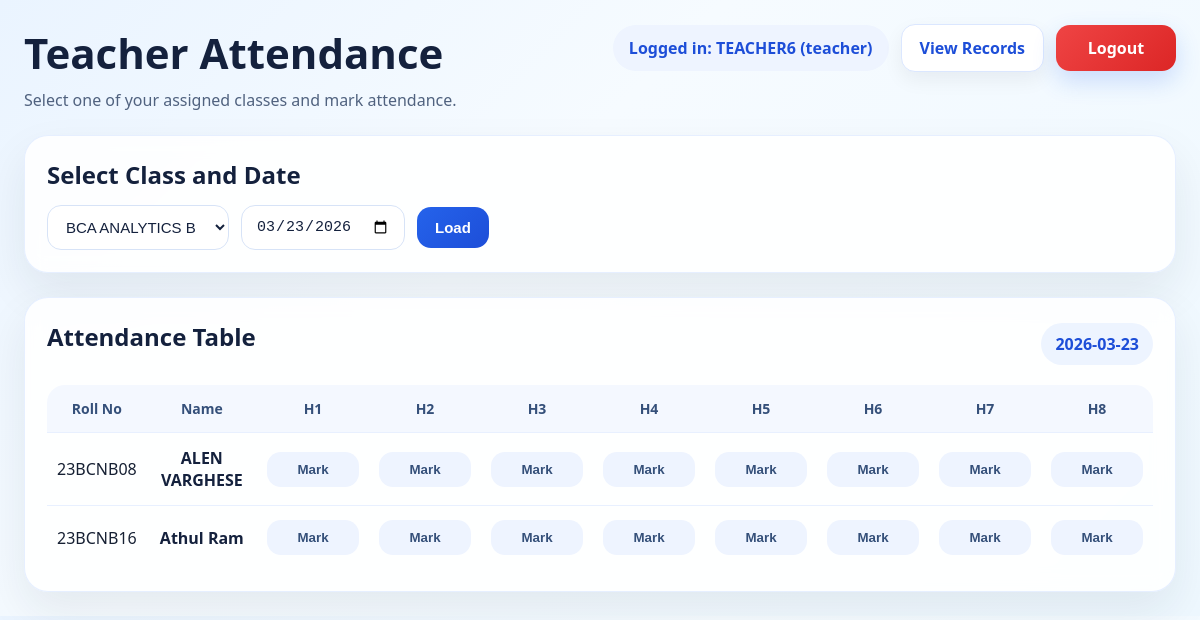
The app's page /teacher?class_id=1 (signed in) with its own data.
### tables this page shows
CREATE TABLE students (
            id INTEGER PRIMARY KEY AUTOINCREMENT,
            roll_no TEXT UNIQUE NOT NULL,
            name TEXT NOT NULL,
            class_id INTEGER NOT NULL,
            user_id INTEGER UNIQUE,
            FOREIGN KEY(class_id) REFERENCES classes(id),
            FOREIGN KEY(user_id) REFERENCES users(id)
        );

### app.py (the view)
@app.route("/teacher", methods=["GET"])
@login_required
@role_required("teacher")
def teacher_attendance():
    selected_date = request.args.get("date", date.today().isoformat())
    selected_class_id = request.args.get("class_id", type=int)
    conn = get_db()
    classes = conn.execute("""
        SELECT c.id, c.class_name
        FROM teacher_classes tc
        JOIN classes c ON tc.class_id = c.id
        WHERE tc.teacher_user_id = ?
        ORDER BY c.class_name
    """, (session["user_id"],)).fetchall()
    if selected_class_id is None and classes:
        selected_class_id = classes[0]["id"]
    students = []
    attendance_map = {}
    if selected_class_id:
        students = conn.execute("""
            SELECT id, roll_no, name
            FROM students
            WHERE class_id = ?
            ORDER BY roll_no, name
        """, (selected_class_id,)).fetchall()
        rows = conn.execute("""
            SELECT student_id, hour_no, status
            FROM attendance
            WHERE att_date = ?
              AND student_id IN (
                  SELECT id FROM students WHERE class_id = ?
              )
        """, (selected_date, selected_class_id)).fetchall()
        for row in rows:
            attendance_map[(row["student_id"], row["hour_no"])] = row["status"]
    conn.close()
    return render_template(
        "teacher_attendance.html",
        classes=classes,
        students=students,
        selected_class_id=selected_class_id,
        selected_date=selected_date,
        attendance_map=attendance_map,
        current_user=session.get("username"),
        role=session.get("role")
    )

### app.py (called while the page is built)
def get_db():
    conn = sqlite3.connect(DB_NAME)
    conn.row_factory = sqlite3.Row
    return conn

def login_required(func):
    @wraps(func)
    def wrapper(*args, **kwargs):
        if "user_id" not in session:
            return redirect(url_for("login"))
        return func(*args, **kwargs)
    return wrapper

def role_required(*roles):
    def decorator(func):
        @wraps(func)
        def wrapper(*args, **kwargs):
            if session.get("role") not in roles:
                flash("You are not allowed to access that page.")
                return redirect(url_for("login"))
            return func(*args, **kwargs)
        return wrapper
    return decorator

### templates/teacher_attendance.html (shortened to what this page needs)
<!DOCTYPE html>
<html lang="en">
<head>
    <link rel="stylesheet" href="{{ url_for('static', filename='style.css') }}">
</head>
<body>
    <div class="page-shell">
        <header class="topbar">
            <div>
                <h1>Teacher Attendance</h1>
                <p class="subtitle">Select one of your assigned classes and mark attendance.</p>
            </div>
            <nav class="top-actions">
                <span class="user-pill">Logged in: {{ current_user }} ({{ role }})</span>
                <a class="nav-link secondary" href="{{ url_for('records') }}">View Records</a>
                <a class="nav-link danger-link" href="{{ url_for('logout') }}">Logout</a>
            </nav>
        </header>
        <section class="panel form-panel">
            <div class="form-card">
                <h2>Select Class and Date</h2>
                <form method="GET" action="{{ url_for('teacher_attendance') }}" class="inline-form">
                    <select name="class_id" required>
                        {% for c in classes %}
                            <option value="{{ c['id'] }}" {% if selected_class_id == c['id'] %}selected{% endif %}>
                                {{ c['class_name'] }}
                            </option>
                        {% endfor %}
                    </select>
                    <input type="date" name="date" value="{{ selected_date }}" required>
                    <button type="submit" class="btn primary">Load</button>
                </form>
            </div>
        </section>
        <section class="panel">
            <div class="table-header">
                <h2>Attendance Table</h2>
                <span class="date-pill">{{ selected_date }}</span>
            </div>
            {% if students %}
            <div class="table-wrap">
                <table class="attendance-table">
                    <thead>
                        <tr>
                            <th>Roll No</th>
                            <th>Name</th>
                            {% for hour in range(1, 9) %}
                            <th>H{{ hour }}</th>
                            {% endfor %}
                        </tr>
                    </thead>
                    <tbody>
                        {% for student in students %}
                        <tr>
                            <td>{{ student["roll_no"] }}</td>
                            <td class="name-col">{{ student["name"] }}</td>
                            {% for hour in range(1, 9) %}
                                {% set status = attendance_map.get((student["id"], hour), "Mark") %}
                                {% set status_class = "status-mark" %}
                                {% if status == "Present" %}
                                    {% set status_class = "status-present" %}
                                {% elif status == "Absent" %}
                                    {% set status_class = "status-absent" %}
                                {% endif %}
                                <td>
                                    <button
                                        class="mark-btn {{ status_class }}"
                                        data-student-id="{{ student['id'] }}"
                                        data-student-name="{{ student['name'] }}"
                                        data-hour="{{ hour }}"
                                        data-date="{{ selected_date }}"
                                        data-status="{{ status }}"
                                        type="button"
                                    >
                                        {{ status }}
                                    </button>
                                </td>
                            {% endfor %}
                        </tr>
                        {% endfor %}
                    </tbody>
                </table>
            </div>
            {% else %}
                <div class="empty-state">
                    <p>No students found for this class.</p>
                </div>
            {% endif %}
        </section>
    </div>
</body>
</html>

### static/style.css (style rules this page uses)
* { box-sizing: border-box; }
body { margin: 0; font-family: "Segoe UI", Arial, sans-serif; background: linear-gradient(135deg, #eaf4ff 0%, #f6fbff 40%, #eef8ff 100%); color: #162033; }
.page-shell { max-width: 1400px; margin: 0 auto; padding: 24px; }
.topbar { display: flex; justify-content: space-between; align-items: flex-start; gap: 16px; margin-bottom: 24px; }
.topbar h1 { margin: 0 0 8px; font-size: 42px; font-weight: 800; color: #14213d; }
.subtitle { margin: 0; color: #50627f; font-size: 16px; }
.top-actions { display: flex; gap: 12px; flex-wrap: wrap; align-items: center; }
.user-pill { padding: 12px 16px; border-radius: 999px; background: #eef4ff; color: #1d4ed8; font-weight: 700; }
.nav-link { display: inline-flex; align-items: center; justify-content: center; min-width: 120px; padding: 12px 18px; border-radius: 14px; text-decoration: none; color: white; background: linear-gradient(135deg, #2563eb, #1d4ed8); box-shadow: 0 10px 24px rgba(37, 99, 235, 0.2); font-weight: 700; }
.nav-link.secondary { background: white; color: #1d4ed8; border: 1px solid #dbe7ff; box-shadow: 0 8px 20px rgba(15, 23, 42, 0.06); }
.nav-link.danger-link { background: linear-gradient(135deg, #ef4444, #dc2626); color: white; }
.panel { background: rgba(255, 255, 255, 0.88); border: 1px solid rgba(220, 232, 255, 0.7); backdrop-filter: blur(10px); border-radius: 24px; box-shadow: 0 20px 45px rgba(22, 32, 51, 0.08); padding: 22px; }
.form-panel { display: grid; grid-template-columns: 1fr; gap: 18px; margin-bottom: 24px; }
.form-card h2, .table-header h2, .student-list-panel h2, .details-panel h2, .panel h2 { margin-top: 0; margin-bottom: 14px; color: #14213d; }
.inline-form, .stack-form { display: flex; gap: 12px; flex-wrap: wrap; align-items: center; }
input[type="text"], input[type="password"], input[type="date"], select { padding: 12px 14px; border: 1px solid #d7e3f7; border-radius: 14px; background: white; color: #14213d; font-size: 15px; min-width: 160px; outline: none; }
.btn { border: none; border-radius: 14px; padding: 12px 18px; font-weight: 700; font-size: 15px; cursor: pointer; }
.btn.primary { background: linear-gradient(135deg, #2563eb, #1d4ed8); color: white; }
.table-header { display: flex; justify-content: space-between; align-items: center; margin-bottom: 18px; gap: 12px; }
.date-pill { padding: 10px 14px; border-radius: 999px; background: #edf4ff; color: #1d4ed8; font-weight: 700; }
.table-wrap { overflow-x: auto; }
.attendance-table { width: 100%; border-collapse: collapse; min-width: 1000px; overflow: hidden; border-radius: 18px; }
.attendance-table th, .attendance-table td { padding: 14px 10px; border-bottom: 1px solid #e8f0ff; text-align: center; }
.attendance-table th { background: #f4f8ff; color: #35507a; font-size: 14px; }
.attendance-table tr:last-child td { border-bottom: none; }
.name-col { font-weight: 600; color: #14213d; }
.mark-btn { min-width: 92px; padding: 10px 12px; border: none; border-radius: 14px; font-weight: 700; cursor: pointer; transition: transform 0.15s ease, box-shadow 0.15s ease; }
.status-mark { background: #eef4ff; color: #35507a; }

### records on screen
students: roll_no "23BCNB08", name "ALEN VARGHESE", status "Mark" "Mark" "Mark" "Mark" "Mark" "Mark" "Mark" "Mark"
students: roll_no "23BCNB16", name "Athul Ram", status "Mark" "Mark" "Mark" "Mark" "Mark" "Mark" "Mark" "Mark"

### other values on screen
{{ current_user }} "TEACHER6"
{{ role }} "teacher"
{{ selected_date }} "2026-03-23"
{{ hour }} "1" "2" "3" "4" "5" "6" "7" "8"
form field class_id "BCA ANALYTICS B"
